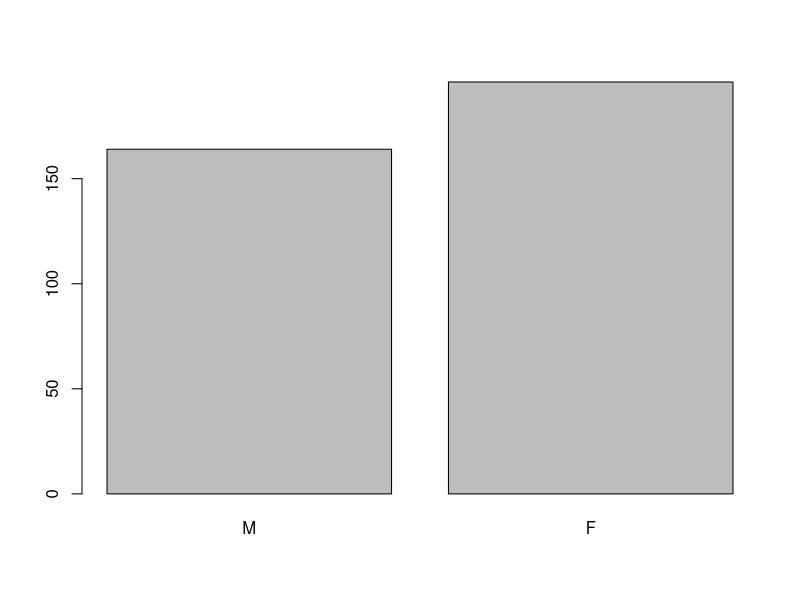
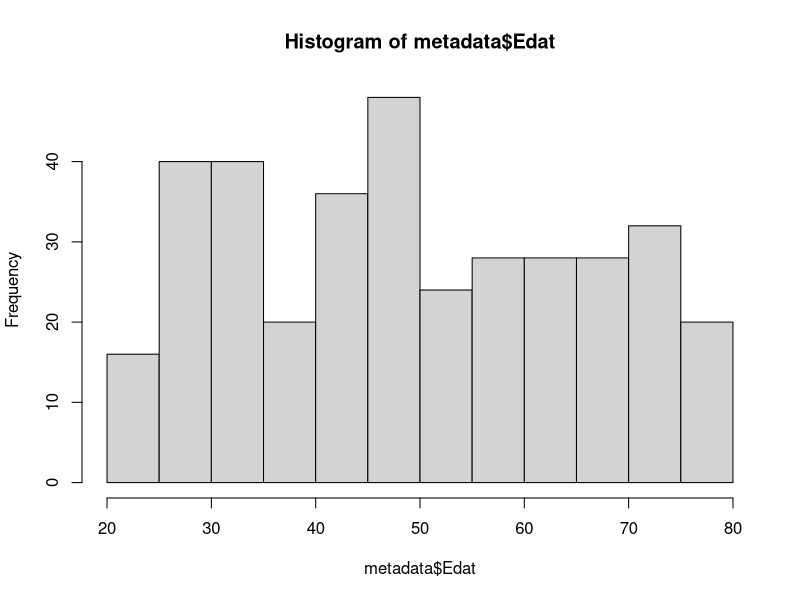
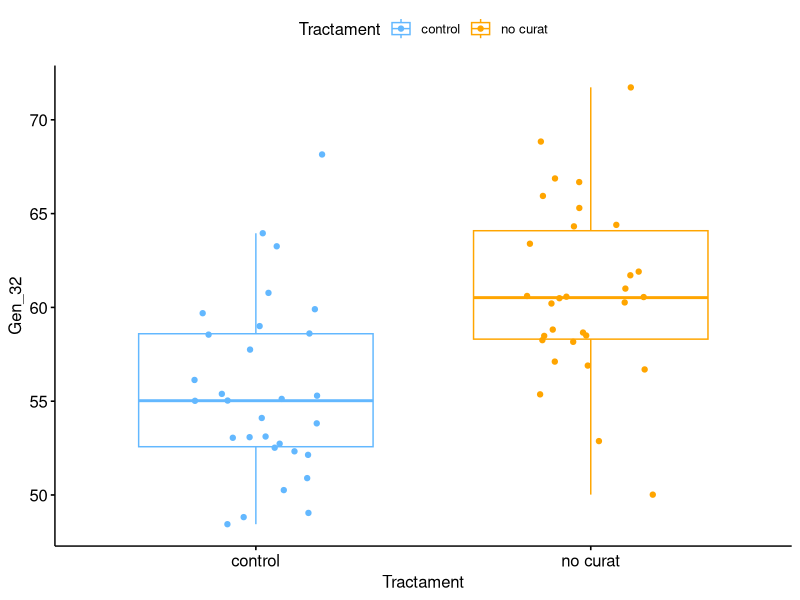
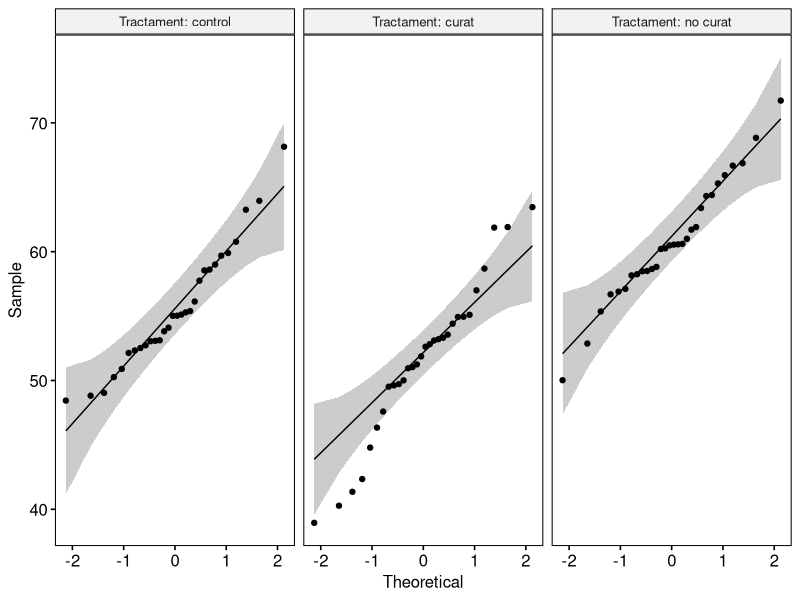
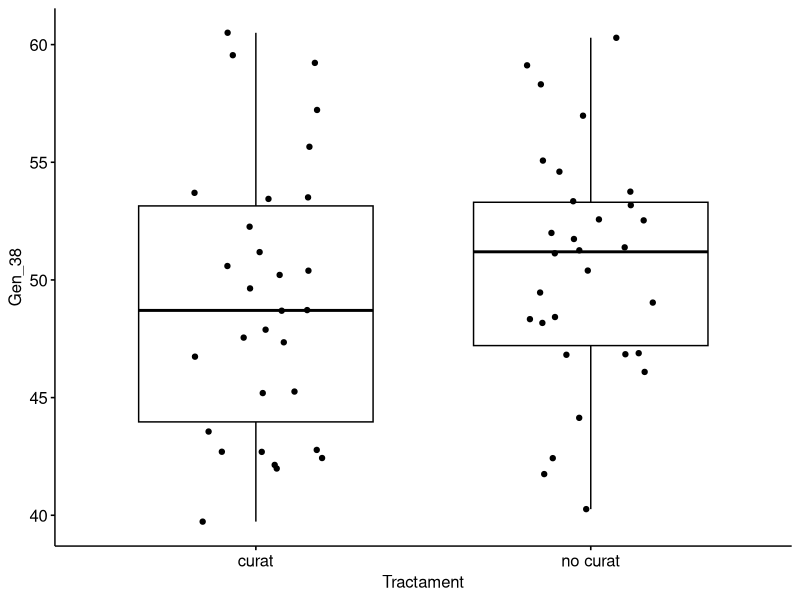
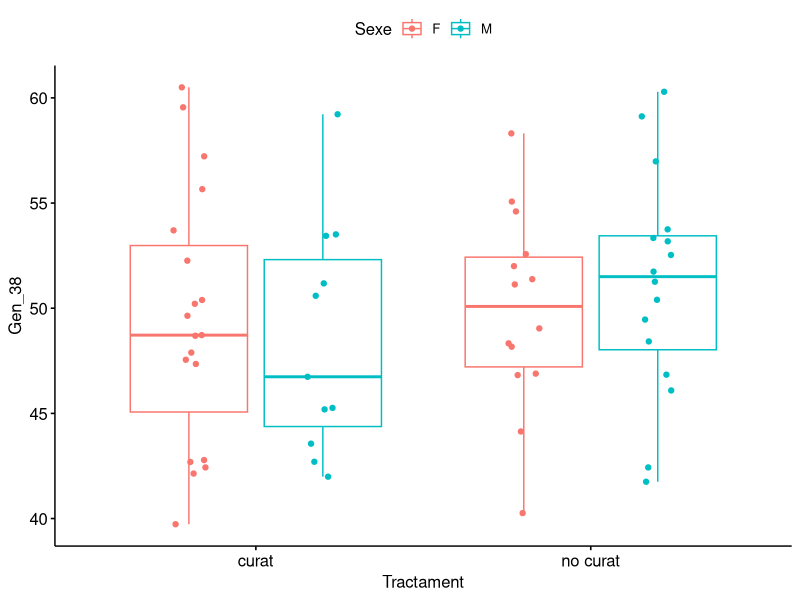
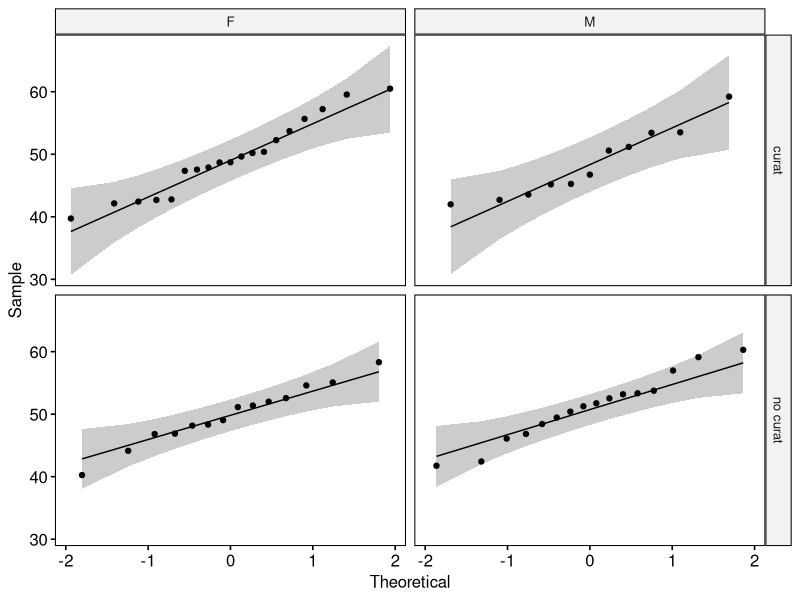
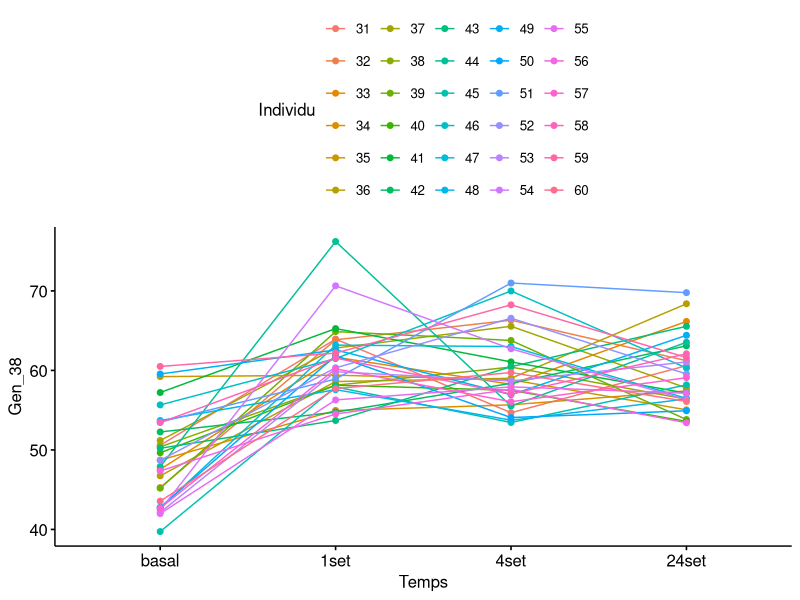

Here is the R script that generated these plots, in order:
## ---- chunk 1
# Això és un chunck i s'ha d'escriure com si escribissim en un script d'R
# qualsevol text que volguem comentar aquí dins ha de començar per #

summary(cars) # el codi s'escriu com en un script d'R i el resultat d'aquest apareix just a sota
## ---- chunk 2
# carregar dades
metadata <- read.csv2("dades/practR_metadades.csv", dec = ",")
data_raw <- read.csv2("dades/practR_rnadata.csv", dec = ",")
## ---- chunk 3
str(metadata)
## ---- chunk 4
dim(metadata)
## ---- chunk 5
colnames(metadata) # Nom de les variables
## ---- chunk 6
rownames(metadata) [1:10] 
## ---- chunk 7

metadata$X[1:10] # columna que conté el nom de les mostres

rownames(metadata) <- metadata$X # definim el nom de les files (mostres)

metadata <- metadata[,-1] #eliminem columnes inecessàries
## ---- chunk 8
metadata$Individu <- factor(metadata$Individu)
metadata$Temps <- factor(metadata$Temps, levels = c(0, 1, 4, 24), labels = c("basal", "1set", "4set", "24set"))
metadata$Sexe <- factor(metadata$Sexe)
## ---- chunk 9
table(metadata$Sexe) # ordre predeterminat (normalment ordre alfabètic)
metadata$Sexe <- factor(metadata$Sexe, levels = c("M", "F")) # mitjançant "levels" definim l'odre de les categories
table(metadata$Sexe) # comprovem si s'ha guardat l'ordre correcte
## ---- chunk 10
barplot(table(metadata$Sex))
## ---- chunk 11
metadata$Sexe <- factor(metadata$Sexe, levels = c("F", "M"))
## ---- chunk 12
summary(metadata$Edat)
## ---- chunk 13
hist(metadata$Edat)
## ---- chunk 14
# extreure el nom de les mostres
sample_name <- data_raw$X
# definir nom de les files (mostres)
rownames(data_raw) <- sample_name
# eliminar la columna X
data0 <- data_raw[,-1]
## ---- chunk 15
gene_names <- colnames(data0)
## ---- chunk 16
# Detectem els gens que no estiguin presents a cap mostra
zero_rm <- which(colSums(data0) == 0) 
length(zero_rm) # quants n'hi ha?
## ---- chunk 17
data <- data0[,-zero_rm]
## ---- chunk 18
shapiro.test(data$Gen_1)$p.value
## ---- chunk 19
# Normalitat de tots els gens (funció apply)
normality.test<-apply(data, 2, function(x) shapiro.test(x)$p.value)
head(normality.test)
## ---- chunk 20
sum(normality.test>=0.05) # quants gens segueixen una distribució normal?
## ---- chunk 21
library(ggpubr)
library(car)
## ---- chunk 22
# carregar dades
metadata <- read.csv2("dades/practR_metadades.csv", dec = ",", row.names = 1)
data <- read.csv2("dades/practR_rnadata_filt.csv", dec = ",", row.names = 1)
## ---- chunk 23
# comprovem que els dos datasets tenen el mateix ordre de files (mostres)
all(rownames(data) == rownames(metadata)) 
## ---- chunk 24
# combinem els dos datasets en un de sol
df <- cbind(metadata, data)
## ---- chunk 25
# transformem a factor
df$Individu <- factor(df$Individu)
df$Temps <- factor(df$Temps, levels = c(0, 1, 4, 24), labels = c("basal", "1set", "4set", "24set"))
df$Sexe <- factor(df$Sexe)
## ---- chunk 26
# definim les files que compleixen els requisits especificats ($Temps == "basal")
ind_basal <- which(df$Temps == "basal") 

# seleccionem només aquestes files en un nou data.frame
df0 <- df[ind_basal, ] 
## ---- chunk 27
# definim les files que compleixen els requisits especificats ($Tractament == "control" o bé $Tractament == "no curat")
ind0_ctrl_nc <- which(df0$Tractament == "control" | df0$Tractament == "no curat" ) # el simbol | indica "o bé"

# seleccionem les files desitjades del data.frame df0
df0_ctrl_nc <- df0[ind0_ctrl_nc, ] # dataset basal amb controls i no curats

head(df0_ctrl_nc)
## ---- chunk 28
ggboxplot(data = df0_ctrl_nc, x = "Tractament", y = "Gen_32", 
          color = "Tractament",
          palette = c("steelblue1", "orange"),
          add = "jitter")
## ---- chunk 29
tapply(df0_ctrl_nc$Gen_32, df0_ctrl_nc$Tractament, shapiro.test)
## ---- chunk 30
var.test(df0_ctrl_nc$Gen_32~df0_ctrl_nc$Tractament)
## ---- chunk 31
t.test(df0_ctrl_nc$Gen_32~df0_ctrl_nc$Tractament, var.equal = T)
## ---- chunk 32
tapply(df0$Gen_32, df0$Tractament, shapiro.test)
## ---- chunk 33
ggqqplot(df0, x = "Gen_32", 
         facet.by = "Tractament",
         short.panel.labs = FALSE)
## ---- chunk 34
leveneTest(df0$Gen_32~df0$Tractament)
## ---- chunk 35
# test anova
an1 <- aov(df0$Gen_32 ~ df0$Tractament)

# resultats de l'anova
summary(an1)
## ---- chunk 36
shapiro.test(an1$residuals)
## ---- chunk 37
pairwise.t.test(df0$Gen_32, df0$Tractament)
## ---- chunk 38
TukeyHSD(an1)
## ---- chunk 39
library(ggpubr)
library(car)
## ---- chunk 40
# carregar dades
metadata <- read.csv2("dades/practR_metadades.csv", dec = ",", row.names = 1)
data <- read.csv2("dades/practR_rnadata_filt.csv", dec = ",", row.names = 1)
## ---- chunk 41
# combinem els dos datasets en un de sol
df <- cbind(metadata, data)
## ---- chunk 42
# transformem a factor
df$Individu <- factor(df$Individu)
df$Temps <- factor(df$Temps, levels = c(0, 1, 4, 24), labels = c("basal", "1set", "4set", "24set"))
df$Sexe <- factor(df$Sexe)
df$Tractament <- factor(df$Tractament)
## ---- chunk 43
df0 <- df[which(df$Temps == "basal"),]
## ---- chunk 44
ind_0_c_nc <- which(df0$Tractament == "curat" | df0$Tractament == "no curat" )
df1 <- df0[ind_0_c_nc,]
## ---- chunk 45
df1$Tractament <- factor(df1$Tractament)
df1$Individu <- factor(df1$Individu)
## ---- chunk 46
# Resum numèric (ex: mitjana de cada grup):
tapply(df1$Gen_38, df1$Tractament, mean)

# gràfic
ggboxplot(data = df1, x = "Tractament", y = "Gen_38",
       add = "jitter") # fixa't que aquest argument afegeix al gràfic cada una de les mostres (punts)
## ---- chunk 47
# Resum numèric (ex: mitjana de cada grup):
tapply(df1$Gen_38, list(df1$Tractament,df1$Sexe), mean)

# Gràfic
ggboxplot(data = df1, x = "Tractament", y = "Gen_38",
          color = "Sexe",
       add = "jitter")
## ---- chunk 48
# shapiro test
shaptest <- tapply(df1$Gen_38, list(df1$Tractament,df1$Sexe), shapiro.test)
shaptest
# Accedim als resultats del test dins de cada grup
shaptest[1,1]  # curat - F
shaptest[1,2]  # curat - M
shaptest[2,1]  # no curat - F
shaptest[2,2]  # no curat - M
## ---- chunk 49
ggqqplot(df1, x = "Gen_38", 
         facet.by = c("Tractament","Sexe"),
         short.panel.labs = TRUE)
## ---- chunk 50
leveneTest(df1$Gen_38 ~ df1$Tractament*df1$Sexe)
## ---- chunk 51
# test anova
an1 <- aov(df1$Gen_38 ~ df1$Tractament * df1$Sexe)

# resultats de l'anova
summary(an1)
## ---- chunk 52
shapiro.test(an1$residuals)
## ---- chunk 53
ind_c <- which(df$Tractament == "curat")
df2 <- df[ind_c,]
## ---- chunk 54
df2$Tractament <- factor(df2$Tractament)
df2$Individu <- factor(df2$Individu)
## ---- chunk 55
ggline(data = df2, x = "Temps", y = "Gen_38",
       color = "Individu")
## ---- chunk 56
table(df2$Temps, df2$Individu)
## ---- chunk 57
# test anova
an2 <- aov(df2$Gen_38 ~ df2$Temps + df2$Individu)

# resultats de l'anova
summary(an2)
## ---- chunk 58
shapiro.test(an2$residuals)
## ---- chunk 59
resT <- TukeyHSD(an2)
resT[["df2$Temps"]]
head(resT[["df2$Individu"]])
## ---- chunk 60
ind_c_nc <- which(df$Tractament == "curat" | df$Tractament == "no curat" )
df3 <- df[ind_c_nc,]
## ---- chunk 61
df3$Tractament <- factor(df3$Tractament)
df3$Individu <- factor(df3$Individu)
## ---- chunk 62
ggline(data = df3, x = "Temps", y = "Gen_38", 
       color = "Tractament",
       add = c("mean_se", "jitter"),
       size = .75,
       palette = c("violetred4", "orange"))
## ---- chunk 63
tapply(df3$Gen_38, list(df3$Temps,df3$Tractament), mean)
## ---- chunk 64
table(df3$Temps, df3$Tractament)
## ---- chunk 65
# shapiro test dins de cada grup
shaptest2 <- tapply(df3$Gen_38, list(df3$Temps,df3$Tractament) , shapiro.test)
shaptest2
# extreiem els resultats del test de cada grup
shaptest2[1,1]  # basal - curat
shaptest2[1,2]  # basal - no curat
shaptest2[2,1]  # 1 set - curat
shaptest2[2,2]  # 1 set - no curat
## ---- chunk 66
ggqqplot(df3, x = "Gen_38", 
         facet.by = c("Temps","Tractament"),
         short.panel.labs = TRUE)
## ---- chunk 67
leveneTest(df3$Gen_38~df3$Temps*df3$Tractament)
## ---- chunk 68
# test anova
an3 <- aov(df3$Gen_38 ~ df3$Temps * df3$Tractament)

# resultats de l'anova
summary(an3)
## ---- chunk 69
shapiro.test(an3$residuals)
## ---- chunk 70
TukeyHSD(an3)
## ---- chunk 71
library(ggpubr)
library(car)
## ---- chunk 72
# carregar dades
df <- read.csv2("dades/practR_dades.csv", dec = ",", row.names = 1)
## ---- chunk 73
# transformem a factor
df$Individu <- factor(df$Individu)
df$Temps <- factor(df$Temps, levels = c(0, 1, 4, 24), labels = c("basal", "1set", "4set", "24set"))
df$Sexe <- factor(df$Sexe)
df$Tractament <- factor(df$Tractament)
## ---- chunk 74
ind_4_c <- which(df$Temps == "4set" & df$Tractament == "curat")
df4_c <- df[ind_4_c,]
## ---- chunk 75
df4_c$Tractament <- factor(df4_c$Tractament)
df4_c$Temps <- factor(df4_c$Temps)
df4_c$Individu <- factor(df4_c$Individu)
## ---- chunk 76
table(df4_c$Tractament, df4_c$Temps)
## ---- chunk 77
gghistogram(data = df4_c, x = "Gen_43",
            add = c("mean"))
## ---- chunk 78
mean(df4_c$Gen_43)
median(df4_c$Gen_43)
## ---- chunk 79
shapiro.test(df4_c$Gen_43)
## ---- chunk 80
ggqqplot(df4_c, x = "Gen_38")
## ---- chunk 81
wilcox.test(df4_c$Gen_43, mu = 10)
## ---- chunk 82
ind_4_cc <- which(df$Temps == "4set" & (df$Tractament == "control" | df$Tractament == "curat"))
df4_cc <- df[ind_4_cc,]
## ---- chunk 83
df4_cc$Tractament <- factor(df4_cc$Tractament)
df4_cc$Individu <- factor(df4_cc$Individu)
df4_cc$Temps <- factor(df4_cc$Temps)
## ---- chunk 84
ggboxplot(data = df4_cc, x = "Tractament", y = "Gen_43")
## ---- chunk 85
wilcox.test(df4_cc$Gen_43 ~ df4_cc$Tractament)
## ---- chunk 86
ind_b1_c<- which(df$Tractament == "curat" & (df$Temps == "basal" | df$Temps == "1set"))
df_b1_c <- df[ind_b1_c,]
## ---- chunk 87
df_b1_c$Tractament <- factor(df_b1_c$Tractament)
## ---- chunk 88
# Extreiem els valors de del Gen 43 d'aquelles mostres amb $Temps == "basal" i $Temps == "1set"
gen43_basal <- df_b1_c[which(df_b1_c$Temps == "basal"), "Gen_43"] # només aquelles mostres basals
gen43_1set <- df_b1_c[which(df_b1_c$Temps == "1set"), "Gen_43"]   # només aquelles mostres a 1 setmana

diff <- gen43_1set - gen43_basal  # diferència: final - inicial
## ---- chunk 89
wilcox.test(diff, alternative = "g")
## ---- chunk 90
wilcox.test(gen43_1set, gen43_basal, paired = TRUE, alternative = "g")
## ---- chunk 91
library(ggpubr)
library(car)
## ---- chunk 92
# carregar dades
df <- read.csv2("dades/practR_dades.csv", dec = ",", row.names = 1)
## ---- chunk 93
# transformem a factor
df$Individu <- factor(df$Individu)
df$Temps <- factor(df$Temps, levels = c(0, 1, 4, 24), labels = c("basal", "1set", "4set", "24set"))
df$Sexe <- factor(df$Sexe)
df$Tractament <- factor(df$Tractament)
## ---- chunk 94
ind_4 <- which(df$Temps == "4set")
df4 <- df[ind_4,]
## ---- chunk 95
df4$Temps <- factor(df4$Temps)
df4$Individu <- factor(df4$Individu)
## ---- chunk 96
table(df4$Tractament, df4$Temps)
## ---- chunk 97
kruskal.test(df4$Gen_43 ~ df4$Tractament)
## ---- chunk 98
pairwise.wilcox.test(df4$Gen_43, df4$Tractament)
## ---- chunk 99
ind_c <- which(df$Tractament == "curat")
df_c <- df[ind_c,]
## ---- chunk 100
df_c$Tractament <- factor(df_c$Tractament)
df_c$Individu <- factor(df_c$Individu)
df_c$Temps <- factor(df_c$Temps)
## ---- chunk 101
an <- aov(df_c$Gen_43 ~ df_c$Temps+df_c$Individu)
shapiro.test(an$residuals)
## ---- chunk 102
friedman.test(df_c$Gen_43, df_c$Temps, df_c$Individu)
## ---- chunk 103
library(ggpubr)
library(car)
## ---- chunk 104
# carregar dades
df <- read.csv2("dades/practR_dades.csv", dec = ",", row.names = 1)
## ---- chunk 105
# transformem a factor
df$Individu <- factor(df$Individu)
df$Temps <- factor(df$Temps, levels = c(0, 1, 4, 24), labels = c("basal", "1set", "4set", "24set"))
df$Sexe <- factor(df$Sexe)
df$Tractament <- factor(df$Tractament)
## ---- chunk 106
ind_4cc <- which(df$Temps == "4set" & df$Tractament != "control")
df4cc <- df[ind_4cc,]
## ---- chunk 107
df4cc$Tractament <- factor(df4cc$Tractament)
df4cc$Temps <- factor(df4cc$Temps)
df4cc$Individu <- factor(df4cc$Individu)
## ---- chunk 108
table(df4cc$Tractament, df4cc$Temps)
## ---- chunk 109
ggscatter(data = df4cc, x = "Gen_30", y = "Xpert")
## ---- chunk 110
cor(df4cc$Gen_30,df4cc$Xpert)
## ---- chunk 111
model1 <- lm(Xpert ~ Gen_30, data = df4cc)
model1
## ---- chunk 112
ggscatter(data = df4cc, x = "Gen_30", y = "Xpert",
          add = "reg.line")
## ---- chunk 113
summary(model1)
## ---- chunk 114
model2 <- lm(Xpert~Gen_30+Edat, data = df4cc)
model2
## ---- chunk 115
summary(model2)
## ---- chunk 116
model3 <- lm(Xpert ~ Gen_30 + Gen_8, data = df4cc)
model3
## ---- chunk 117
summary(model3)
## ---- chunk 118
library(ggpubr)
## ---- chunk 119
# carregar dades
dades <- read.csv2("dades/practR_dades.csv", dec = ",", row.names = 1)
## ---- chunk 120
# transformem a factor
dades$Individu <- factor(dades$Individu)
dades$Temps <- factor(dades$Temps, levels = c(0, 1, 4, 24), labels = c("basal", "1set", "4set", "24set"))
dades$Sexe <- factor(dades$Sexe)
dades$Tractament <- factor(dades$Tractament)
## ---- chunk 121
ind_4cc <- which(dades$Temps == "4set" & dades$Tractament != "control")
df <- dades[ind_4cc,]
## ---- chunk 122
df$Tractament <- factor(df$Tractament)
df$Temps <- factor(df$Temps)
df$Individu <- factor(df$Individu)
## ---- chunk 123
table(df$Tractament, df$Temps)
## ---- chunk 124
sex_tab <- prop.table(table(df$Sexe, df$Tractament))
barplot(sex_tab, legend.text = T)
## ---- chunk 125
df$Tractament_bi <- ifelse(df$Tractament == "curat", 1, 0)
## ---- chunk 126
model1 <- glm(Tractament_bi ~ Sexe, data = df, family = binomial())
model1
## ---- chunk 127
summary(model1)
## ---- chunk 128
# Odds-ratio (OR) de la covariable sexe és igual a l'exponent del coeficient de sexe
b1 <- coef(model1)[[2]] # coeficient de la variable sexe (b1)
OR_sexe <- exp(b1) # e^(b1)
OR_sexe

# (OR-1)*100 informa sobre el % més (o menys) de probabilitats de curar-se que te el grup M (homes) respecte el grup de referència (dones)
(OR_sexe-1)*100
## ---- chunk 129
model2 <- glm(Tractament_bi ~ Gen_30, data = df, family = binomial())
model2
## ---- chunk 130
summary(model2)
## ---- chunk 131
# Odds-ratio (OR) de la covariable sexe és igual a l'exponent del coeficient de sexe
b1 <- coef(model2)[[2]] # coeficient de la variable gen30 (b1)
OR_g30 <- exp(b1) # e^(b1) correspon als odds-ratios de la variable gen30
OR_g30

# (OR-1)*100 informa sobre el % més (o menys) de probabilitats de curar-se per cada unitat adicional d'expressió gènica
(OR_g30-1)*100
## ---- chunk 132
model3 <- glm(Tractament_bi ~ Gen_30 + Gen_8, data = df, family = binomial())
model3
## ---- chunk 133
summary(model3)
## ---- chunk 134
# Odds-ratio (OR) de la covariable sexe és igual a l'exponent del coeficient de sexe
b1 <- coef(model3)[[2]] # coeficient de la variable gen30 (b1)
OR_g30 <- exp(b1) # e^(b1) correspon als odds-ratios de la variable gen30
OR_g30

b2 <- coef(model3)[[3]] # coeficient de la variable gen8 (b1)
OR_g8 <- exp(b2) # e^(b2) correspon als odds-ratios de la variable gen8
OR_g8

# (OR-1)*100 informa sobre el % més (o menys) de probabilitats de curar-se per cada unitat adicional d'expressió gènica
(OR_g30-1)*100
(OR_g8-1)*100
